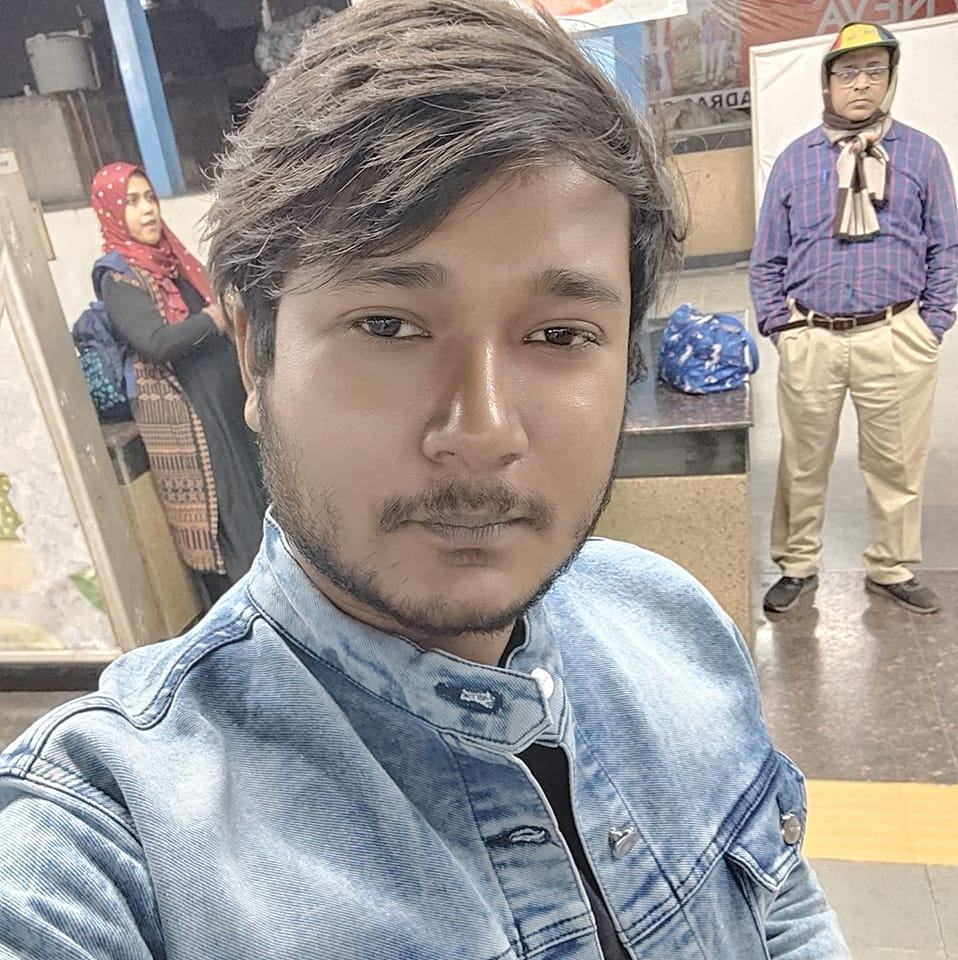
#> input picture images/reference.jpg, 958 x 960 px
$ python transformations.py
#> lines starting #> are read from the running program, lines starting #| are printed output that depends on the picture
import cv2 as cv
import numpy as np

img = cv.imread('images/reference.jpg')
#> img is the input picture: shape (960, 958, 3); mean B, G, R 148.5, 151, 157.2

cv.imshow("Image", img)

# 1. Translate image
def translate(img, x, y):
#> called with x = 100, y = 100
    transMat = np.float32([[1,0,x],[0,1,y]])
    dimensions = (img.shape[1], img.shape[0])
#> dimensions = (958, 960)
    return cv.warpAffine(img, transMat, dimensions)
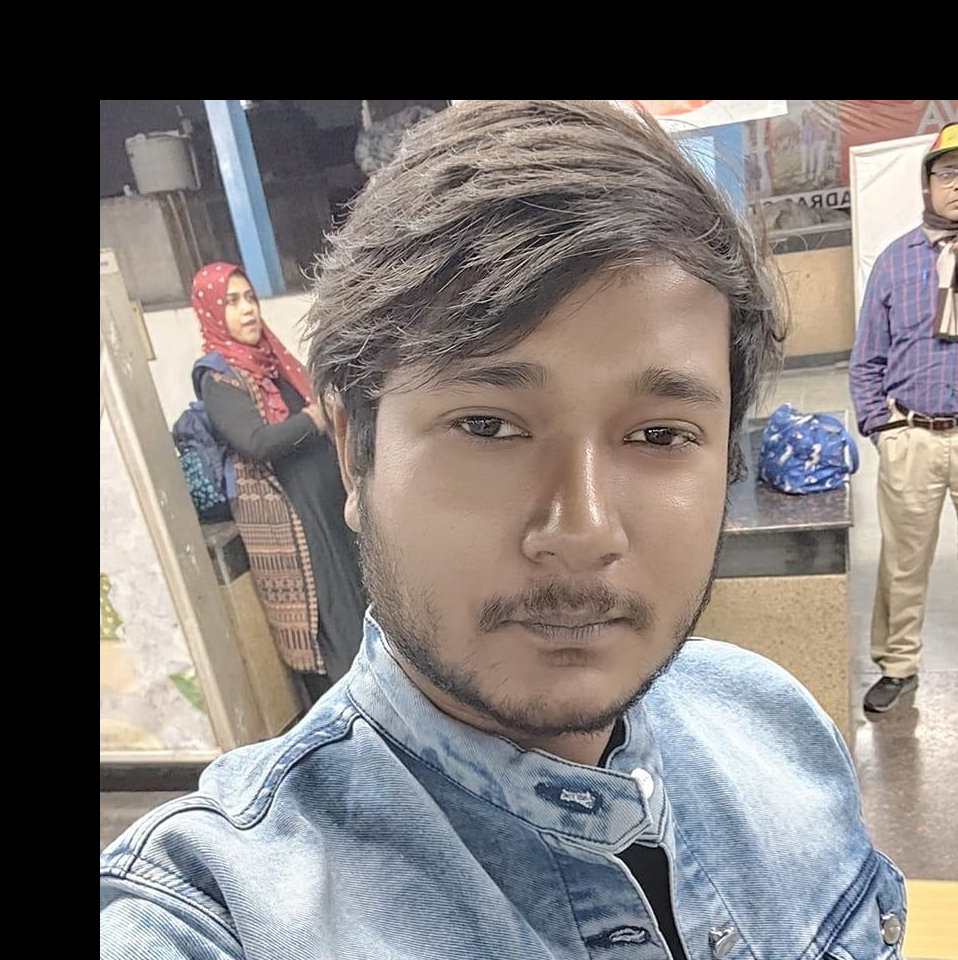
#> returned value: shape (960, 958, 3); mean of channels 0, 1, 2 115.7, 118, 123.7; drawn as B, G, R

# -x --> Left
# -y --> Up
# x --> Right
# y--> Down

translated = translate(img, 100, 100)
cv.imshow('Translated', translated)

# 2. Rotation
def rotate(img, angle, rotPoint=None):
#> called with angle = 45
    (height, width) = img.shape[:2]
#> height = 960; width = 958

    if rotPoint is None:
        rotPoint = (width//2, height//2)
#> rotPoint = (479, 480)

    rotMat = cv.getRotationMatrix2D(rotPoint, angle, 1.0)
    dimentions = (width, height)
#> dimentions = (958, 960)

    return cv.warpAffine(img, rotMat, dimentions)
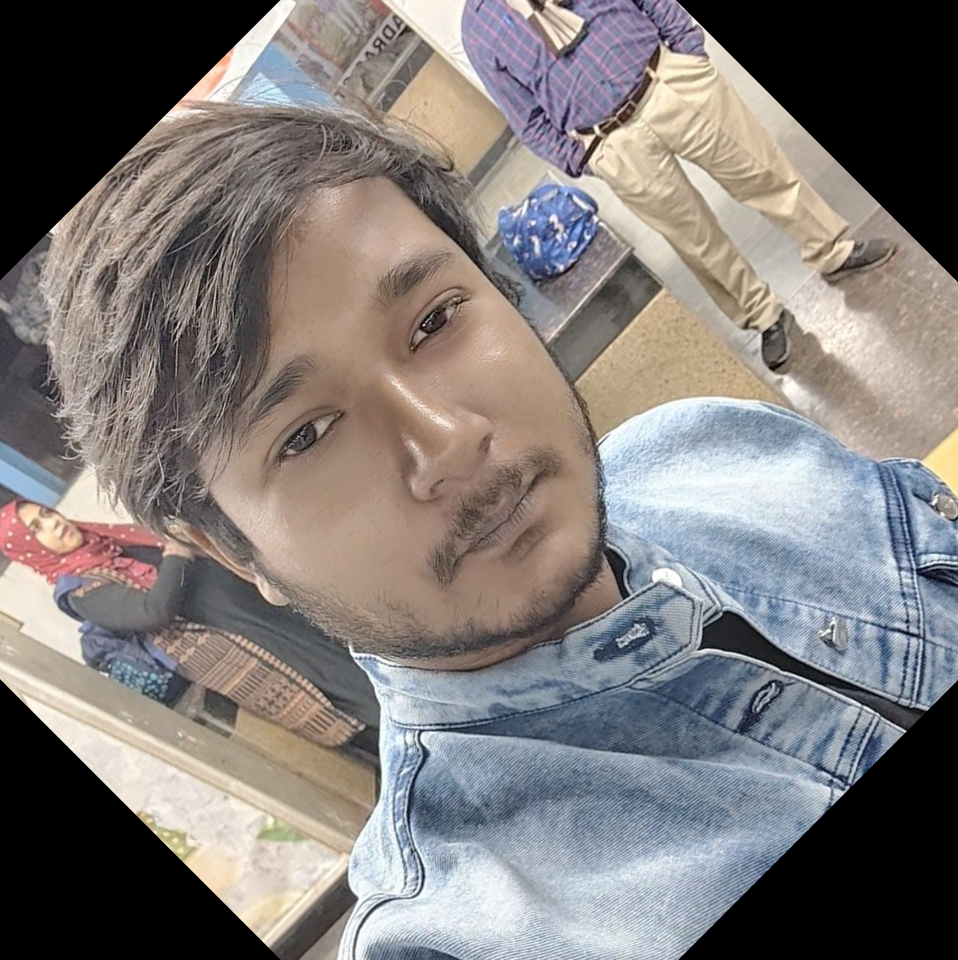
#> returned value: shape (960, 958, 3); mean of channels 0, 1, 2 121, 122.8, 128.2; drawn as B, G, R

rotated = rotate(img, 45)
cv.imshow("Rotated", rotated)


# 3. Resizing
resized = cv.resize(img, (500,500), interpolation=cv.INTER_CUBIC)
cv.imshow('Resized', resized)

# 5. Flipping
flipped = cv.flip(img, 0)
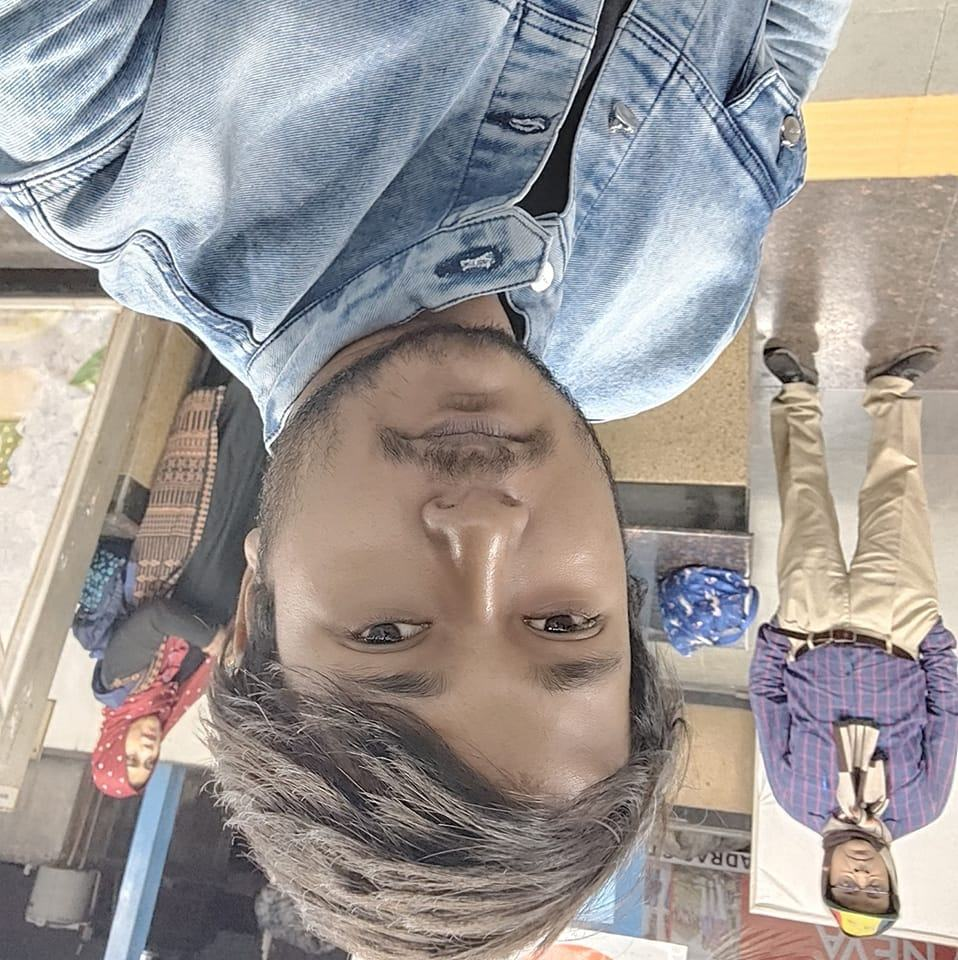
#> flipped: shape (960, 958, 3); mean B, G, R 148.5, 151, 157.2
cv.imshow('Flipped', flipped)

#6. Cropped
cropped = img[200:400, 300:400]
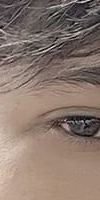
#> cropped: shape (200, 100, 3); mean B, G, R 109.6, 119.7, 137.6
cv.imshow("Cropped",cropped)


cv.waitKey(0)
